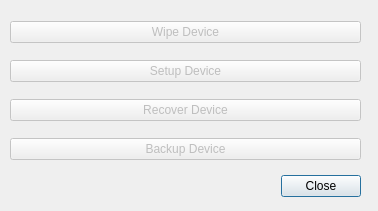
<?xml version="1.0" encoding="UTF-8"?>
<ui version="4.0">
 <class>DeviceManDialog</class>
 <widget class="QDialog" name="DeviceManDialog">
  <property name="geometry">
   <rect>
    <x>0</x>
    <y>0</y>
    <width>378</width>
    <height>211</height>
   </rect>
  </property>
  <property name="windowTitle">
   <string>Dialog</string>
  </property>
  <widget class="QDialogButtonBox" name="buttonBox">
   <property name="geometry">
    <rect>
     <x>270</x>
     <y>170</y>
     <width>91</width>
     <height>32</height>
    </rect>
   </property>
   <property name="orientation">
    <enum>Qt::Horizontal</enum>
   </property>
   <property name="standardButtons">
    <set>QDialogButtonBox::Close</set>
   </property>
  </widget>
  <widget class="QWidget" name="verticalLayoutWidget">
   <property name="geometry">
    <rect>
     <x>10</x>
     <y>10</y>
     <width>351</width>
     <height>161</height>
    </rect>
   </property>
   <layout class="QVBoxLayout" name="verticalLayout">
    <item>
     <widget class="QPushButton" name="wipe_button">
      <property name="enabled">
       <bool>false</bool>
      </property>
      <property name="toolTip">
       <string>This device does not support wiping from software.</string>
      </property>
      <property name="text">
       <string>Wipe Device</string>
      </property>
     </widget>
    </item>
    <item>
     <widget class="QPushButton" name="setup_button">
      <property name="enabled">
       <bool>false</bool>
      </property>
      <property name="toolTip">
       <string>This device does not support setting up from software.</string>
      </property>
      <property name="text">
       <string>Setup Device</string>
      </property>
     </widget>
    </item>
    <item>
     <widget class="QPushButton" name="recover_button">
      <property name="enabled">
       <bool>false</bool>
      </property>
      <property name="toolTip">
       <string>This device does not support recovery from software.</string>
      </property>
      <property name="text">
       <string>Recover Device</string>
      </property>
     </widget>
    </item>
    <item>
     <widget class="QPushButton" name="backup_button">
      <property name="enabled">
       <bool>false</bool>
      </property>
      <property name="toolTip">
       <string>This device does not support backing up from software.</string>
      </property>
      <property name="text">
       <string>Backup Device</string>
      </property>
     </widget>
    </item>
   </layout>
  </widget>
 </widget>
 <resources/>
 <connections>
  <connection>
   <sender>buttonBox</sender>
   <signal>accepted()</signal>
   <receiver>DeviceManDialog</receiver>
   <slot>accept()</slot>
   <hints>
    <hint type="sourcelabel">
     <x>248</x>
     <y>254</y>
    </hint>
    <hint type="destinationlabel">
     <x>157</x>
     <y>274</y>
    </hint>
   </hints>
  </connection>
  <connection>
   <sender>buttonBox</sender>
   <signal>rejected()</signal>
   <receiver>DeviceManDialog</receiver>
   <slot>reject()</slot>
   <hints>
    <hint type="sourcelabel">
     <x>316</x>
     <y>260</y>
    </hint>
    <hint type="destinationlabel">
     <x>286</x>
     <y>274</y>
    </hint>
   </hints>
  </connection>
 </connections>
</ui>
